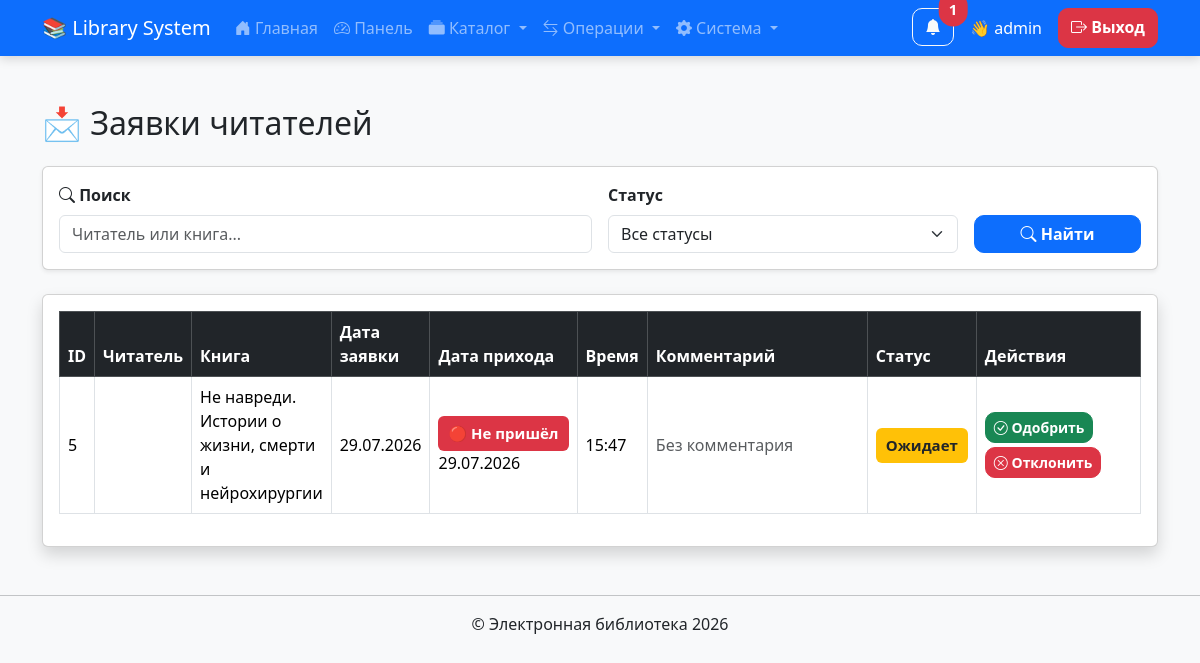
/admin/requests/index.php (signed in), run on the app's committed database.
### tables this page shows
CREATE TABLE `requests` (
  `id` int(11) NOT NULL,
  `reader_id` int(11) NOT NULL,
  `book_id` int(11) NOT NULL,
  `request_date` date NOT NULL,
  `visit_date` date DEFAULT NULL,
  `visit_time` time DEFAULT NULL,
  `comment` text DEFAULT NULL,
  `status` enum('Ожидает','Одобрена','Отклонена') DEFAULT 'Ожидает'
);

CREATE TABLE `books` (
  `id` int(11) NOT NULL,
  `title` varchar(255) NOT NULL,
  `author_id` int(11) NOT NULL,
  `genre_id` int(11) NOT NULL,
  `year_published` int(11) DEFAULT NULL,
  `description` text DEFAULT NULL,
  `image` varchar(255) DEFAULT NULL,
  `isbn` varchar(20) DEFAULT NULL,
  `publisher` varchar(150) DEFAULT NULL,
  `copies` int(11) DEFAULT 1
);

### admin/requests/index.php (the view, shortened to what this page needs)
<?php
require_once "../../config/db.php";
$search = trim($_GET["search"] ?? "");
$sql = "
SELECT
requests.id,
requests.reader_id,
requests.book_id,
requests.request_date,
requests.visit_date,
requests.visit_time,
requests.comment,
requests.status,
books.title,
readers.full_name
FROM requests
LEFT JOIN books
ON requests.book_id = books.id
LEFT JOIN readers
ON requests.reader_id = readers.id
WHERE 1=1
";
$sql .= " ORDER BY requests.id DESC";
$stmt = $conn->prepare($sql);
$stmt->execute();
$result = $stmt->get_result();
include "../../includes/header.php";
include "../../includes/navbar.php";
?>
<div class="container mt-5">
<h2 class="mb-4">
📩 Заявки читателей
</h2>
<div class="card shadow-sm mb-4">
    <div class="card-body">
        <form method="GET" class="row g-3 align-items-end">
            <div class="col-md-6">
                <label class="form-label fw-bold">
                    <i class="bi bi-search"></i>
                    Поиск
                </label>
                <input
                    type="text"
                    name="search"
                    class="form-control"
                    placeholder="Читатель или книга..."
                    value="<?= htmlspecialchars($search) ?>">
            </div>
            <div class="col-md-4">
                <label class="form-label fw-bold">Статус</label>
                <select name="status" class="form-select">
                    <option value="">Все статусы</option>
                </select>
            </div>
            <div class="col-md-2 d-grid">
                <button type="submit" class="btn btn-primary">
                    <i class="bi bi-search"></i>
                    Найти
                </button>
            </div>
        </form>
    </div>
</div>
<div class="card shadow">
<div class="card-body">
<table class="table table-hover table-bordered align-middle">
<thead class="table-dark">
<tr>
<th>ID</th>
<th>Читатель</th>
<th>Книга</th>
<th>Дата заявки</th>
<th>Дата прихода</th>
<th>Время</th>
<th>Комментарий</th>
<th>Статус</th>
<th width="220">
Действия
</th>
</tr>
</thead>
<tbody>
<?php while($row=$result->fetch_assoc()): ?>
<tr>
<td>
<?= $row["id"] ?>
</td>
<td>
</td>
<td>
<?= htmlspecialchars($row["title"]) ?>
</td>
<td>
<?= date("d.m.Y", strtotime($row["request_date"])) ?>
</td>
<td>
<?php
if(!empty($row["visit_date"])){
    $today = date("Y-m-d");
    $tomorrow = date("Y-m-d", strtotime("+1 day"));
    if($row["visit_date"] == $today){
        echo "<span class='badge bg-success'>
        🟢 Сегодня
        </span><br>";
    }
    elseif($row["visit_date"] == $tomorrow){
        echo "<span class='badge bg-warning text-dark'>
        🟡 Завтра
        </span><br>";
    }
    elseif($row["visit_date"] < $today){
        echo "<span class='badge bg-danger'>
        🔴 Не пришёл
        </span><br>";
    }
    else{
        echo "<span class='badge bg-primary'>
        🔵 Запланировано
        </span><br>";
    }
    echo date("d.m.Y", strtotime($row["visit_date"]));
}else{
    echo "<span class='text-muted'>—</span>";
}
?>
</td>
<td>
<?= !empty($row["visit_time"])
? substr($row["visit_time"],0,5)
: "<span class='text-muted'>—</span>" ?>
</td>
<td style="min-width:220px;">
<?= !empty($row["comment"])
? nl2br(htmlspecialchars($row["comment"]))
: "<span class='text-muted'>Без комментария</span>" ?>
</td>
<td>
<?php
if($row["status"]=="Ожидает"){
echo "<span class='badge bg-warning text-dark'>Ожидает</span>";
}elseif($row["status"]=="Одобрена"){
echo "<span class='badge bg-success'>Одобрена</span>";
}else{
echo "<span class='badge bg-danger'>Отклонена</span>";
}
?>
</td>
<td>
<?php if($row["status"]=="Ожидает"): ?>
<a
href="approve.php?id=<?= $row["id"] ?>"
class="btn btn-success btn-sm mb-1">
<i class="bi bi-check-circle"></i>
Одобрить
</a>
<a
href="reject.php?id=<?= $row["id"] ?>"
class="btn btn-danger btn-sm">
<i class="bi bi-x-circle"></i>
Отклонить
</a>
<?php else: ?>
—
<?php endif; ?>
</td>
</tr>
<?php endwhile; ?>
</tbody>
</table>
</div>
</div>
</div>
<?php include "../../includes/footer.php"; ?>

### assets/css/style.css (style rules this page uses)
body { background:#f4f6f9; font-family:'Segoe UI',sans-serif; }
.badge { padding:10px; font-size:15px; }
.btn { border-radius:10px; font-weight:600; }

### data on the page
requests: id "5", book.title "Не навреди. Истории о жизни, смерти и нейрохирургии", request_date "29.07.2026", shows "🔴 Не пришёл", visit_date "29.07.2026", visit_time "15:47", comment "Без комментария", status "Ожидает"

### other printed values
$notifTotal "1"
$_SESSION["username"] "admin"
